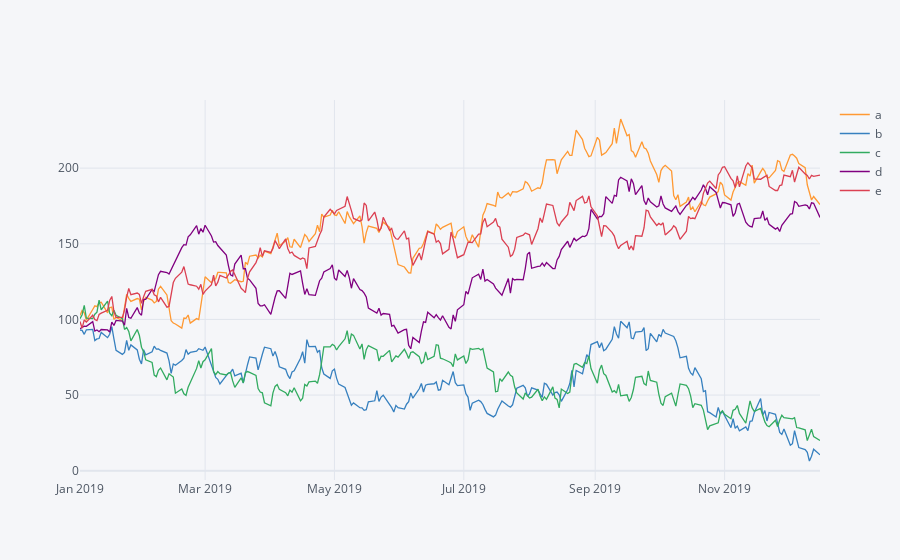

Notebook cell for this chart:
### Code cell
plyo.iplot(df.iplot(asFigure=True), 
           image = 'png', 
           filename='ply_01')

### Figure 1 — Plotly figure (JSON) as saved in the notebook; plotly's stock layout.template omitted (floating-point values rounded to 4 significant figures; data arrays with more than 128 entries replaced by an {"elided": "..."} marker saying what was removed)
{"data": [{"line": {"color": "rgba(255, 153, 51, 1.0)", "dash": "solid", "shape": "linear", "width": 1.3}, "mode": "lines", "name": "a", "text": "", "type": "scatter", "x": {"elided": "250 str values"}, "y": {"elided": "250 float values"}}, {"line": {"color": "rgba(55, 128, 191, 1.0)", "dash": "solid", "shape": "linear", "width": 1.3}, "mode": "lines", "name": "b", "text": "", "type": "scatter", "x": {"elided": "250 str values"}, "y": {"elided": "250 float values"}}, {"line": {"color": "rgba(50, 171, 96, 1.0)", "dash": "solid", "shape": "linear", "width": 1.3}, "mode": "lines", "name": "c", "text": "", "type": "scatter", "x": {"elided": "250 str values"}, "y": {"elided": "250 float values"}}, {"line": {"color": "rgba(128, 0, 128, 1.0)", "dash": "solid", "shape": "linear", "width": 1.3}, "mode": "lines", "name": "d", "text": "", "type": "scatter", "x": {"elided": "250 str values"}, "y": {"elided": "250 float values"}}, {"line": {"color": "rgba(219, 64, 82, 1.0)", "dash": "solid", "shape": "linear", "width": 1.3}, "mode": "lines", "name": "e", "text": "", "type": "scatter", "x": {"elided": "250 str values"}, "y": {"elided": "250 float values"}}], "layout": {"legend": {"bgcolor": "#F5F6F9", "font": {"color": "#4D5663"}}, "paper_bgcolor": "#F5F6F9", "plot_bgcolor": "#F5F6F9", "title": {"font": {"color": "#4D5663"}}, "xaxis": {"gridcolor": "#E1E5ED", "showgrid": true, "tickfont": {"color": "#4D5663"}, "title": {"font": {"color": "#4D5663"}, "text": ""}, "zerolinecolor": "#E1E5ED"}, "yaxis": {"gridcolor": "#E1E5ED", "showgrid": true, "tickfont": {"color": "#4D5663"}, "title": {"font": {"color": "#4D5663"}, "text": ""}, "zerolinecolor": "#E1E5ED"}}}
